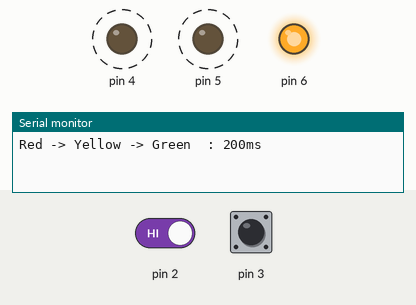
Simulated run of this sketch. Board: Arduino Uno, built with avr-gcc and run on an emulated ATmega328P. Shown: output pins drawn as LEDs (lit = HIGH), the last lines printed to the serial monitor. Dashed ring = blinking. Inputs (shaded band) come from the test bench; at power-on: pin 3 HIGH, pin 2 HIGH.

Above: at 0.7 s.
1.3 s: pin 3 driven LOW
At 1.6 s:
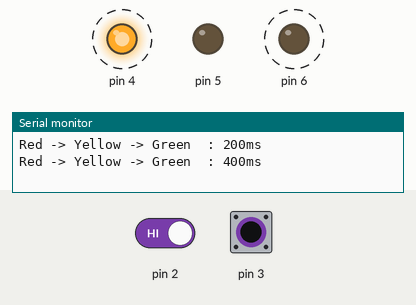
At 2.0 s:
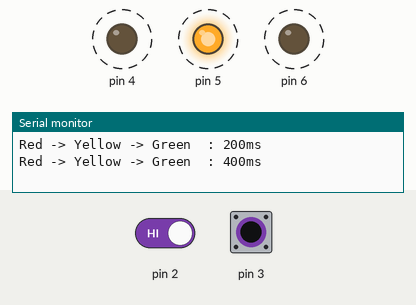
4.3 s: pin 2 driven LOW
7.3 s: pin 3 pulsed HIGH 5 times (0.12 s each, 0.3 s apart)
Timing chart, 0 to 16.3 s (numbered marks = the images above; inputs shaded):
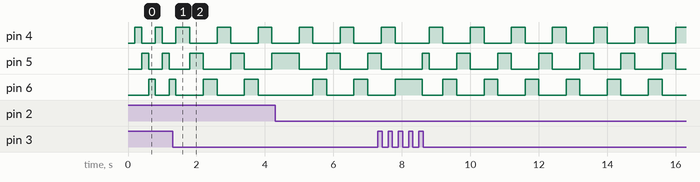

The sketch:

Lab21inclass.ino
```cpp
bool mode = 0;
uint8_t now = 4;
uint8_t prestate = 6;
uint16_t time = 3125;
float speed = 200.0;
char str[20];
bool print = 0;
ISR(INT0_vect) {
   mode = !mode;
   print = 1;
}

ISR(INT1_vect) {
  print = 1;
  if(time < 3125*5){
    time += 3125;
    speed+=200;
    dtostrf(speed,4,0,str);

  }else{
    time = 3125;
    speed = 200;
    dtostrf(speed,4,0,str);
  }
}

ISR(TIMER1_OVF_vect){
  if(mode == 0){
    PORTD = (1<< now)| PORTD & ~(1<< prestate);
    prestate = now;
    now++;
    if(now >= 7){
      now = 4;
    }
  }
  if(mode == 1){
    PORTD = (1<< prestate)| PORTD & ~(1<< now);
    now = prestate;
    prestate--;
    if(prestate < 4){
      prestate = 6;
    }
  }
  TCNT1 = 65536-time;
}

void External_init() {
  EICRA = 0x0A;  //set falling INT0,1
  EIMSK = 0x03;  //enable INT0,1
}

void Timer_init(){
  TCCR1A = 0x00;
  TCCR1B = 0x05;
}
void Serial_begin() {
  UBRR0 = 207; // set baud rate for x2
  UCSR0A = (1 << U2X0); // enable double speed
  UCSR0B = (1 << RXCIE0) | (1 << RXEN0) | (1 << TXEN0); // enable RX interrupt, RX and TX
  UCSR0C = (1 << UCSZ01) | (1 << UCSZ00); // set character size to 8-bit
  sei();
}
void Put_Char(char data) {
  while (!(UCSR0A & (1 << UDRE0))); // wait until buffer is empty
  UDR0 = data; // send data
}

void Serial_PutString(const char *data) {
  while (*data) {
    Put_Char(*data++);
  }
}
void setup() {
  Serial_begin();
  DDRD |= (0x7 << PD4);
  External_init();
  Timer_init();
  sei();
  TIMSK1 |= (1 << TOIE1);
  TCNT1 = 65536-time;
  dtostrf(speed,4,0,str);
  Serial_PutString("Red -> Yellow -> Green  :");
  Serial_PutString(str);
  Serial_PutString("ms");
  Serial_PutString("\r\n");
}

void loop() {
 if(print == 1){
  if(mode == 0){
    Serial_PutString("Red -> Yellow -> Green  :");
    Serial_PutString(str);
    Serial_PutString("ms");
    Serial_PutString("\r\n");
  }else if (mode ==1){
    Serial_PutString("Green -> Yellow -> Red  :");
    Serial_PutString(str);
    Serial_PutString("ms");
    Serial_PutString("\r\n");
  }
  print = 0;
  }

}
```

Measured:
- after the input at 1.3 s, pin 4, pin 5: alternates HIGH for 0.40 s and LOW for 0.80 s, starting after 0.50 s; pin 6: alternates HIGH for 0.40 s and LOW for 0.80 s, starting after 0.90 s
- by itself, pin 4, pin 5: alternates HIGH for 0.20 s and LOW for 0.40 s
